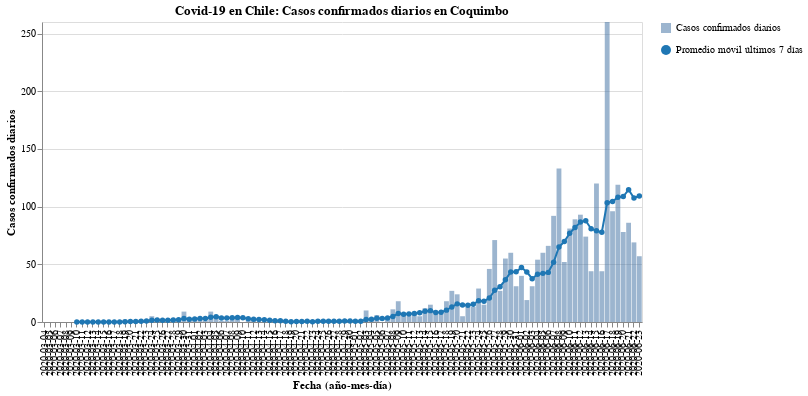

Source (notebook cell):
### Code cell
#hide_input
bars, line = my_cases_plot(region)
(bars + line).properties(
    title=f'Covid-19 en Chile: Casos confirmados diarios en {region}',
    width=600
)

### Figure 1 — Vega-Lite specification as saved in the notebook (floating-point values rounded to 4 significant figures)
{"config": {"view": {"continuousWidth": 400, "continuousHeight": 300}}, "layer": [{"mark": {"type": "bar", "opacity": 0.7}, "encoding": {"opacity": {"type": "nominal", "field": "Casos confirmados diarios", "legend": {"title": ""}}, "tooltip": [{"type": "nominal", "field": "Fecha"}, {"type": "quantitative", "field": "Casos confirmados"}], "x": {"type": "nominal", "axis": {"title": "Fecha (año-mes-día)"}, "field": "Fecha"}, "y": {"type": "quantitative", "axis": {"title": "Casos confirmados diarios"}, "field": "Casos confirmados"}}}, {"mark": {"type": "line", "color": "#1f77b4", "point": {"filled": true, "fill": "#1f77b4"}}, "encoding": {"shape": {"type": "nominal", "field": "Promedio móvil últimos 7 días", "legend": {"title": ""}}, "x": {"type": "nominal", "axis": {"title": "Fecha (año-mes-día)"}, "field": "Fecha"}, "y": {"type": "quantitative", "field": "Rolling"}}}], "data": {"name": "data-6d7703e4683435027f4c8848e5c68422"}, "title": "Covid-19 en Chile: Casos confirmados diarios en Coquimbo", "width": 600, "$schema": "https://vega.github.io/schema/vega-lite/v4.8.1.json", "datasets": {"data-6d7703e4683435027f4c8848e5c68422": [{"Fecha": "2020-03-04", "Casos confirmados": 0, "Rolling": null, "Casos confirmados diarios": "Casos confirmados diarios", "Promedio móvil últimos 7 días": "Promedio móvil últimos 7 días"}, {"Fecha": "2020-03-05", "Casos confirmados": 0, "Rolling": null, "Casos confirmados diarios": "Casos confirmados diarios", "Promedio móvil últimos 7 días": "Promedio móvil últimos 7 días"}, {"Fecha": "2020-03-06", "Casos confirmados": 0, "Rolling": null, "Casos confirmados diarios": "Casos confirmados diarios", "Promedio móvil últimos 7 días": "Promedio móvil últimos 7 días"}, {"Fecha": "2020-03-07", "Casos confirmados": 0, "Rolling": null, "Casos confirmados diarios": "Casos confirmados diarios", "Promedio móvil últimos 7 días": "Promedio móvil últimos 7 días"}, {"Fecha": "2020-03-08", "Casos confirmados": 0, "Rolling": null, "Casos confirmados diarios": "Casos confirmados diarios", "Promedio móvil últimos 7 días": "Promedio móvil últimos 7 días"}, {"Fecha": "2020-03-09", "Casos confirmados": 0, "Rolling": null, "Casos confirmados diarios": "Casos confirmados diarios", "Promedio móvil últimos 7 días": "Promedio móvil últimos 7 días"}, {"Fecha": "2020-03-10", "Casos confirmados": 0, "Rolling": 0.0, "Casos confirmados diarios": "Casos confirmados diarios", "Promedio móvil últimos 7 días": "Promedio móvil últimos 7 días"}, {"Fecha": "2020-03-11", "Casos confirmados": 0, "Rolling": 0.0, "Casos confirmados diarios": "Casos confirmados diarios", "Promedio móvil últimos 7 días": "Promedio móvil últimos 7 días"}, {"Fecha": "2020-03-12", "Casos confirmados": 0, "Rolling": 0.0, "Casos confirmados diarios": "Casos confirmados diarios", "Promedio móvil últimos 7 días": "Promedio móvil últimos 7 días"}, {"Fecha": "2020-03-13", "Casos confirmados": 0, "Rolling": 0.0, "Casos confirmados diarios": "Casos confirmados diarios", "Promedio móvil últimos 7 días": "Promedio móvil últimos 7 días"}, {"Fecha": "2020-03-14", "Casos confirmados": 0, "Rolling": 0.0, "Casos confirmados diarios": "Casos confirmados diarios", "Promedio móvil últimos 7 días": "Promedio móvil últimos 7 días"}, {"Fecha": "2020-03-15", "Casos confirmados": 0, "Rolling": 0.0, "Casos confirmados diarios": "Casos confirmados diarios", "Promedio móvil últimos 7 días": "Promedio móvil últimos 7 días"}, {"Fecha": "2020-03-16", "Casos confirmados": 0, "Rolling": 0.0, "Casos confirmados diarios": "Casos confirmados diarios", "Promedio móvil últimos 7 días": "Promedio móvil últimos 7 días"}, {"Fecha": "2020-03-17", "Casos confirmados": 0, "Rolling": 0.0, "Casos confirmados diarios": "Casos confirmados diarios", "Promedio móvil últimos 7 días": "Promedio móvil últimos 7 días"}, {"Fecha": "2020-03-18", "Casos confirmados": 0, "Rolling": 0.0, "Casos confirmados diarios": "Casos confirmados diarios", "Promedio móvil últimos 7 días": "Promedio móvil últimos 7 días"}, {"Fecha": "2020-03-19", "Casos confirmados": 2, "Rolling": 0.2857, "Casos confirmados diarios": "Casos confirmados diarios", "Promedio móvil últimos 7 días": "Promedio móvil últimos 7 días"}, {"Fecha": "2020-03-20", "Casos confirmados": 1, "Rolling": 0.4286, "Casos confirmados diarios": "Casos confirmados diarios", "Promedio móvil últimos 7 días": "Promedio móvil últimos 7 días"}, {"Fecha": "2020-03-21", "Casos confirmados": 0, "Rolling": 0.4286, "Casos confirmados diarios": "Casos confirmados diarios", "Promedio móvil últimos 7 días": "Promedio móvil últimos 7 días"}, {"Fecha": "2020-03-22", "Casos confirmados": 2, "Rolling": 0.7143, "Casos confirmados diarios": "Casos confirmados diarios", "Promedio móvil últimos 7 días": "Promedio móvil últimos 7 días"}, {"Fecha": "2020-03-23", "Casos confirmados": 1, "Rolling": 0.8571, "Casos confirmados diarios": "Casos confirmados diarios", "Promedio móvil últimos 7 días": "Promedio móvil últimos 7 días"}, {"Fecha": "2020-03-24", "Casos confirmados": 5, "Rolling": 1.571, "Casos confirmados diarios": "Casos confirmados diarios", "Promedio móvil últimos 7 días": "Promedio móvil últimos 7 días"}, {"Fecha": "2020-03-25", "Casos confirmados": 1, "Rolling": 1.714, "Casos confirmados diarios": "Casos confirmados diarios", "Promedio móvil últimos 7 días": "Promedio móvil últimos 7 días"}, {"Fecha": "2020-03-26", "Casos confirmados": 1, "Rolling": 1.571, "Casos confirmados diarios": "Casos confirmados diarios", "Promedio móvil últimos 7 días": "Promedio móvil últimos 7 días"}, {"Fecha": "2020-03-27", "Casos confirmados": 1, "Rolling": 1.571, "Casos confirmados diarios": "Casos confirmados diarios", "Promedio móvil últimos 7 días": "Promedio móvil últimos 7 días"}, {"Fecha": "2020-03-28", "Casos confirmados": 1, "Rolling": 1.714, "Casos confirmados diarios": "Casos confirmados diarios", "Promedio móvil últimos 7 días": "Promedio móvil últimos 7 días"}, {"Fecha": "2020-03-29", "Casos confirmados": 3, "Rolling": 1.857, "Casos confirmados diarios": "Casos confirmados diarios", "Promedio móvil últimos 7 días": "Promedio móvil últimos 7 días"}, {"Fecha": "2020-03-30", "Casos confirmados": 9, "Rolling": 3.0, "Casos confirmados diarios": "Casos confirmados diarios", "Promedio móvil últimos 7 días": "Promedio móvil últimos 7 días"}, {"Fecha": "2020-03-31", "Casos confirmados": 1, "Rolling": 2.429, "Casos confirmados diarios": "Casos confirmados diarios", "Promedio móvil últimos 7 días": "Promedio móvil últimos 7 días"}, {"Fecha": "2020-04-01", "Casos confirmados": 2, "Rolling": 2.571, "Casos confirmados diarios": "Casos confirmados diarios", "Promedio móvil últimos 7 días": "Promedio móvil últimos 7 días"}, {"Fecha": "2020-04-02", "Casos confirmados": 4, "Rolling": 3.0, "Casos confirmados diarios": "Casos confirmados diarios", "Promedio móvil últimos 7 días": "Promedio móvil últimos 7 días"}, {"Fecha": "2020-04-03", "Casos confirmados": 1, "Rolling": 3.0, "Casos confirmados diarios": "Casos confirmados diarios", "Promedio móvil últimos 7 días": "Promedio móvil últimos 7 días"}, {"Fecha": "2020-04-04", "Casos confirmados": 9, "Rolling": 4.143, "Casos confirmados diarios": "Casos confirmados diarios", "Promedio móvil últimos 7 días": "Promedio móvil últimos 7 días"}, {"Fecha": "2020-04-05", "Casos confirmados": 6, "Rolling": 4.571, "Casos confirmados diarios": "Casos confirmados diarios", "Promedio móvil últimos 7 días": "Promedio móvil últimos 7 días"}, {"Fecha": "2020-04-06", "Casos confirmados": 1, "Rolling": 3.429, "Casos confirmados diarios": "Casos confirmados diarios", "Promedio móvil últimos 7 días": "Promedio móvil últimos 7 días"}, {"Fecha": "2020-04-07", "Casos confirmados": 1, "Rolling": 3.429, "Casos confirmados diarios": "Casos confirmados diarios", "Promedio móvil últimos 7 días": "Promedio móvil últimos 7 días"}, {"Fecha": "2020-04-08", "Casos confirmados": 4, "Rolling": 3.714, "Casos confirmados diarios": "Casos confirmados diarios", "Promedio móvil últimos 7 días": "Promedio móvil últimos 7 días"}, {"Fecha": "2020-04-09", "Casos confirmados": 5, "Rolling": 3.857, "Casos confirmados diarios": "Casos confirmados diarios", "Promedio móvil últimos 7 días": "Promedio móvil últimos 7 días"}, {"Fecha": "2020-04-10", "Casos confirmados": 0, "Rolling": 3.714, "Casos confirmados diarios": "Casos confirmados diarios", "Promedio móvil últimos 7 días": "Promedio móvil últimos 7 días"}, {"Fecha": "2020-04-11", "Casos confirmados": 3, "Rolling": 2.857, "Casos confirmados diarios": "Casos confirmados diarios", "Promedio móvil últimos 7 días": "Promedio móvil últimos 7 días"}, {"Fecha": "2020-04-12", "Casos confirmados": 2, "Rolling": 2.286, "Casos confirmados diarios": "Casos confirmados diarios", "Promedio móvil últimos 7 días": "Promedio móvil últimos 7 días"}, {"Fecha": "2020-04-13", "Casos confirmados": 0, "Rolling": 2.143, "Casos confirmados diarios": "Casos confirmados diarios", "Promedio móvil últimos 7 días": "Promedio móvil últimos 7 días"}, {"Fecha": "2020-04-14", "Casos confirmados": 0, "Rolling": 2.0, "Casos confirmados diarios": "Casos confirmados diarios", "Promedio móvil últimos 7 días": "Promedio móvil últimos 7 días"}, {"Fecha": "2020-04-15", "Casos confirmados": 0, "Rolling": 1.429, "Casos confirmados diarios": "Casos confirmados diarios", "Promedio móvil últimos 7 días": "Promedio móvil últimos 7 días"}, {"Fecha": "2020-04-16", "Casos confirmados": 2, "Rolling": 1.0, "Casos confirmados diarios": "Casos confirmados diarios", "Promedio móvil últimos 7 días": "Promedio móvil últimos 7 días"}, {"Fecha": "2020-04-17", "Casos confirmados": 0, "Rolling": 1.0, "Casos confirmados diarios": "Casos confirmados diarios", "Promedio móvil últimos 7 días": "Promedio móvil últimos 7 días"}, {"Fecha": "2020-04-18", "Casos confirmados": 0, "Rolling": 0.5714, "Casos confirmados diarios": "Casos confirmados diarios", "Promedio móvil últimos 7 días": "Promedio móvil últimos 7 días"}, {"Fecha": "2020-04-19", "Casos confirmados": 0, "Rolling": 0.2857, "Casos confirmados diarios": "Casos confirmados diarios", "Promedio móvil últimos 7 días": "Promedio móvil últimos 7 días"}, {"Fecha": "2020-04-20", "Casos confirmados": 1, "Rolling": 0.4286, "Casos confirmados diarios": "Casos confirmados diarios", "Promedio móvil últimos 7 días": "Promedio móvil últimos 7 días"}, {"Fecha": "2020-04-21", "Casos confirmados": 0, "Rolling": 0.4286, "Casos confirmados diarios": "Casos confirmados diarios", "Promedio móvil últimos 7 días": "Promedio móvil últimos 7 días"}, {"Fecha": "2020-04-22", "Casos confirmados": 1, "Rolling": 0.5714, "Casos confirmados diarios": "Casos confirmados diarios", "Promedio móvil últimos 7 días": "Promedio móvil últimos 7 días"}, {"Fecha": "2020-04-23", "Casos confirmados": 0, "Rolling": 0.2857, "Casos confirmados diarios": "Casos confirmados diarios", "Promedio móvil últimos 7 días": "Promedio móvil últimos 7 días"}, {"Fecha": "2020-04-24", "Casos confirmados": 2, "Rolling": 0.5714, "Casos confirmados diarios": "Casos confirmados diarios", "Promedio móvil últimos 7 días": "Promedio móvil últimos 7 días"}, {"Fecha": "2020-04-25", "Casos confirmados": 1, "Rolling": 0.7143, "Casos confirmados diarios": "Casos confirmados diarios", "Promedio móvil últimos 7 días": "Promedio móvil últimos 7 días"}, {"Fecha": "2020-04-26", "Casos confirmados": 0, "Rolling": 0.7143, "Casos confirmados diarios": "Casos confirmados diarios", "Promedio móvil últimos 7 días": "Promedio móvil últimos 7 días"}, {"Fecha": "2020-04-27", "Casos confirmados": 1, "Rolling": 0.7143, "Casos confirmados diarios": "Casos confirmados diarios", "Promedio móvil últimos 7 días": "Promedio móvil últimos 7 días"}, {"Fecha": "2020-04-28", "Casos confirmados": 0, "Rolling": 0.7143, "Casos confirmados diarios": "Casos confirmados diarios", "Promedio móvil últimos 7 días": "Promedio móvil últimos 7 días"}, {"Fecha": "2020-04-29", "Casos confirmados": 2, "Rolling": 0.8571, "Casos confirmados diarios": "Casos confirmados diarios", "Promedio móvil últimos 7 días": "Promedio móvil últimos 7 días"}, {"Fecha": "2020-04-30", "Casos confirmados": 0, "Rolling": 0.8571, "Casos confirmados diarios": "Casos confirmados diarios", "Promedio móvil últimos 7 días": "Promedio móvil últimos 7 días"}, {"Fecha": "2020-05-01", "Casos confirmados": 1, "Rolling": 0.7143, "Casos confirmados diarios": "Casos confirmados diarios", "Promedio móvil últimos 7 días": "Promedio móvil últimos 7 días"}, {"Fecha": "2020-05-02", "Casos confirmados": 1, "Rolling": 0.7143, "Casos confirmados diarios": "Casos confirmados diarios", "Promedio móvil últimos 7 días": "Promedio móvil últimos 7 días"}, {"Fecha": "2020-05-03", "Casos confirmados": 10, "Rolling": 2.143, "Casos confirmados diarios": "Casos confirmados diarios", "Promedio móvil últimos 7 días": "Promedio móvil últimos 7 días"}, {"Fecha": "2020-05-04", "Casos confirmados": 3, "Rolling": 2.429, "Casos confirmados diarios": "Casos confirmados diarios", "Promedio móvil últimos 7 días": "Promedio móvil últimos 7 días"}, {"Fecha": "2020-05-05", "Casos confirmados": 6, "Rolling": 3.286, "Casos confirmados diarios": "Casos confirmados diarios", "Promedio móvil últimos 7 días": "Promedio móvil últimos 7 días"}, {"Fecha": "2020-05-06", "Casos confirmados": 0, "Rolling": 3.0, "Casos confirmados diarios": "Casos confirmados diarios", "Promedio móvil últimos 7 días": "Promedio móvil últimos 7 días"}, {"Fecha": "2020-05-07", "Casos confirmados": 3, "Rolling": 3.429, "Casos confirmados diarios": "Casos confirmados diarios", "Promedio móvil últimos 7 días": "Promedio móvil últimos 7 días"}, {"Fecha": "2020-05-08", "Casos confirmados": 11, "Rolling": 4.857, "Casos confirmados diarios": "Casos confirmados diarios", "Promedio móvil últimos 7 días": "Promedio móvil últimos 7 días"}, {"Fecha": "2020-05-09", "Casos confirmados": 18, "Rolling": 7.286, "Casos confirmados diarios": "Casos confirmados diarios", "Promedio móvil últimos 7 días": "Promedio móvil últimos 7 días"}, {"Fecha": "2020-05-10", "Casos confirmados": 6, "Rolling": 6.714, "Casos confirmados diarios": "Casos confirmados diarios", "Promedio móvil últimos 7 días": "Promedio móvil últimos 7 días"}, {"Fecha": "2020-05-11", "Casos confirmados": 5, "Rolling": 7.0, "Casos confirmados diarios": "Casos confirmados diarios", "Promedio móvil últimos 7 días": "Promedio móvil últimos 7 días"}, {"Fecha": "2020-05-12", "Casos confirmados": 8, "Rolling": 7.286, "Casos confirmados diarios": "Casos confirmados diarios", "Promedio móvil últimos 7 días": "Promedio móvil últimos 7 días"}, {"Fecha": "2020-05-13", "Casos confirmados": 5, "Rolling": 8.0, "Casos confirmados diarios": "Casos confirmados diarios", "Promedio móvil últimos 7 días": "Promedio móvil últimos 7 días"}, {"Fecha": "2020-05-14", "Casos confirmados": 12, "Rolling": 9.286, "Casos confirmados diarios": "Casos confirmados diarios", "Promedio móvil últimos 7 días": "Promedio móvil últimos 7 días"}, {"Fecha": "2020-05-15", "Casos confirmados": 15, "Rolling": 9.857, "Casos confirmados diarios": "Casos confirmados diarios", "Promedio móvil últimos 7 días": "Promedio móvil últimos 7 días"}, {"Fecha": "2020-05-16", "Casos confirmados": 7, "Rolling": 8.286, "Casos confirmados diarios": "Casos confirmados diarios", "Promedio móvil últimos 7 días": "Promedio móvil últimos 7 días"}, {"Fecha": "2020-05-17", "Casos confirmados": 7, "Rolling": 8.429, "Casos confirmados diarios": "Casos confirmados diarios", "Promedio móvil últimos 7 días": "Promedio móvil últimos 7 días"}, {"Fecha": "2020-05-18", "Casos confirmados": 18, "Rolling": 10.29, "Casos confirmados diarios": "Casos confirmados diarios", "Promedio móvil últimos 7 días": "Promedio móvil últimos 7 días"}, {"Fecha": "2020-05-19", "Casos confirmados": 27, "Rolling": 13.0, "Casos confirmados diarios": "Casos confirmados diarios", "Promedio móvil últimos 7 días": "Promedio móvil últimos 7 días"}, {"Fecha": "2020-05-20", "Casos confirmados": 24, "Rolling": 15.71, "Casos confirmados diarios": "Casos confirmados diarios", "Promedio móvil últimos 7 días": "Promedio móvil últimos 7 días"}, {"Fecha": "2020-05-21", "Casos confirmados": 5, "Rolling": 14.71, "Casos confirmados diarios": "Casos confirmados diarios", "Promedio móvil últimos 7 días": "Promedio móvil últimos 7 días"}, {"Fecha": "2020-05-22", "Casos confirmados": 13, "Rolling": 14.43, "Casos confirmados diarios": "Casos confirmados diarios", "Promedio móvil últimos 7 días": "Promedio móvil últimos 7 días"}, {"Fecha": "2020-05-23", "Casos confirmados": 13, "Rolling": 15.29, "Casos confirmados diarios": "Casos confirmados diarios", "Promedio móvil últimos 7 días": "Promedio móvil últimos 7 días"}, {"Fecha": "2020-05-24", "Casos confirmados": 29, "Rolling": 18.43, "Casos confirmados diarios": "Casos confirmados diarios", "Promedio móvil últimos 7 días": "Promedio móvil últimos 7 días"}, {"Fecha": "2020-05-25", "Casos confirmados": 15, "Rolling": 18.0, "Casos confirmados diarios": "Casos confirmados diarios", "Promedio móvil últimos 7 días": "Promedio móvil últimos 7 días"}, {"Fecha": "2020-05-26", "Casos confirmados": 46, "Rolling": 20.71, "Casos confirmados diarios": "Casos confirmados diarios", "Promedio móvil últimos 7 días": "Promedio móvil últimos 7 días"}, {"Fecha": "2020-05-27", "Casos confirmados": 71, "Rolling": 27.43, "Casos confirmados diarios": "Casos confirmados diarios", "Promedio móvil últimos 7 días": "Promedio móvil últimos 7 días"}, {"Fecha": "2020-05-28", "Casos confirmados": 27, "Rolling": 30.57, "Casos confirmados diarios": "Casos confirmados diarios", "Promedio móvil últimos 7 días": "Promedio móvil últimos 7 días"}, {"Fecha": "2020-05-29", "Casos confirmados": 55, "Rolling": 36.57, "Casos confirmados diarios": "Casos confirmados diarios", "Promedio móvil últimos 7 días": "Promedio móvil últimos 7 días"}, {"Fecha": "2020-05-30", "Casos confirmados": 60, "Rolling": 43.29, "Casos confirmados diarios": "Casos confirmados diarios", "Promedio móvil últimos 7 días": "Promedio móvil últimos 7 días"}, {"Fecha": "2020-05-31", "Casos confirmados": 31, "Rolling": 43.57, "Casos confirmados diarios": "Casos confirmados diarios", "Promedio móvil últimos 7 días": "Promedio móvil últimos 7 días"}, {"Fecha": "2020-06-01", "Casos confirmados": 40, "Rolling": 47.14, "Casos confirmados diarios": "Casos confirmados diarios", "Promedio móvil últimos 7 días": "Promedio móvil últimos 7 días"}, {"Fecha": "2020-06-02", "Casos confirmados": 19, "Rolling": 43.29, "Casos confirmados diarios": "Casos confirmados diarios", "Promedio móvil últimos 7 días": "Promedio móvil últimos 7 días"}, {"Fecha": "2020-06-03", "Casos confirmados": 31, "Rolling": 37.57, "Casos confirmados diarios": "Casos confirmados diarios", "Promedio móvil últimos 7 días": "Promedio móvil últimos 7 días"}, {"Fecha": "2020-06-04", "Casos confirmados": 54, "Rolling": 41.43, "Casos confirmados diarios": "Casos confirmados diarios", "Promedio móvil últimos 7 días": "Promedio móvil últimos 7 días"}, {"Fecha": "2020-06-05", "Casos confirmados": 60, "Rolling": 42.14, "Casos confirmados diarios": "Casos confirmados diarios", "Promedio móvil últimos 7 días": "Promedio móvil últimos 7 días"}, {"Fecha": "2020-06-06", "Casos confirmados": 66, "Rolling": 43.0, "Casos confirmados diarios": "Casos confirmados diarios", "Promedio móvil últimos 7 días": "Promedio móvil últimos 7 días"}, {"Fecha": "2020-06-07", "Casos confirmados": 92, "Rolling": 51.71, "Casos confirmados diarios": "Casos confirmados diarios", "Promedio móvil últimos 7 días": "Promedio móvil últimos 7 días"}, {"Fecha": "2020-06-08", "Casos confirmados": 133, "Rolling": 65.0, "Casos confirmados diarios": "Casos confirmados diarios", "Promedio móvil últimos 7 días": "Promedio móvil últimos 7 días"}, {"Fecha": "2020-06-09", "Casos confirmados": 52, "Rolling": 69.71, "Casos confirmados diarios": "Casos confirmados diarios", "Promedio móvil últimos 7 días": "Promedio móvil últimos 7 días"}, {"Fecha": "2020-06-10", "Casos confirmados": 81, "Rolling": 76.86, "Casos confirmados diarios": "Casos confirmados diarios", "Promedio móvil últimos 7 días": "Promedio móvil últimos 7 días"}, {"Fecha": "2020-06-11", "Casos confirmados": 89, "Rolling": 81.86, "Casos confirmados diarios": "Casos confirmados diarios", "Promedio móvil últimos 7 días": "Promedio móvil últimos 7 días"}, {"Fecha": "2020-06-12", "Casos confirmados": 93, "Rolling": 86.57, "Casos confirmados diarios": "Casos confirmados diarios", "Promedio móvil últimos 7 días": "Promedio móvil últimos 7 días"}, {"Fecha": "2020-06-13", "Casos confirmados": 74, "Rolling": 87.71, "Casos confirmados diarios": "Casos confirmados diarios", "Promedio móvil últimos 7 días": "Promedio móvil últimos 7 días"}, {"Fecha": "2020-06-14", "Casos confirmados": 44, "Rolling": 80.86, "Casos confirmados diarios": "Casos confirmados diarios", "Promedio móvil últimos 7 días": "Promedio móvil últimos 7 días"}, {"Fecha": "2020-06-15", "Casos confirmados": 120, "Rolling": 79.0, "Casos confirmados diarios": "Casos confirmados diarios", "Promedio móvil últimos 7 días": "Promedio móvil últimos 7 días"}, {"Fecha": "2020-06-16", "Casos confirmados": 44, "Rolling": 77.86, "Casos confirmados diarios": "Casos confirmados diarios", "Promedio móvil últimos 7 días": "Promedio móvil últimos 7 días"}, {"Fecha": "2020-06-17", "Casos confirmados": 260, "Rolling": 103.4, "Casos confirmados diarios": "Casos confirmados diarios", "Promedio móvil últimos 7 días": "Promedio móvil últimos 7 días"}, {"Fecha": "2020-06-18", "Casos confirmados": 96, "Rolling": 104.4, "Casos confirmados diarios": "Casos confirmados diarios", "Promedio móvil últimos 7 días": "Promedio móvil últimos 7 días"}, {"Fecha": "2020-06-19", "Casos confirmados": 119, "Rolling": 108.1, "Casos confirmados diarios": "Casos confirmados diarios", "Promedio móvil últimos 7 días": "Promedio móvil últimos 7 días"}, {"Fecha": "2020-06-20", "Casos confirmados": 78, "Rolling": 108.7, "Casos confirmados diarios": "Casos confirmados diarios", "Promedio móvil últimos 7 días": "Promedio móvil últimos 7 días"}, {"Fecha": "2020-06-21", "Casos confirmados": 86, "Rolling": 114.7, "Casos confirmados diarios": "Casos confirmados diarios", "Promedio móvil últimos 7 días": "Promedio móvil últimos 7 días"}, {"Fecha": "2020-06-22", "Casos confirmados": 69, "Rolling": 107.4, "Casos confirmados diarios": "Casos confirmados diarios", "Promedio móvil últimos 7 días": "Promedio móvil últimos 7 días"}, {"Fecha": "2020-06-23", "Casos confirmados": 57, "Rolling": 109.3, "Casos confirmados diarios": "Casos confirmados diarios", "Promedio móvil últimos 7 días": "Promedio móvil últimos 7 días"}]}}
